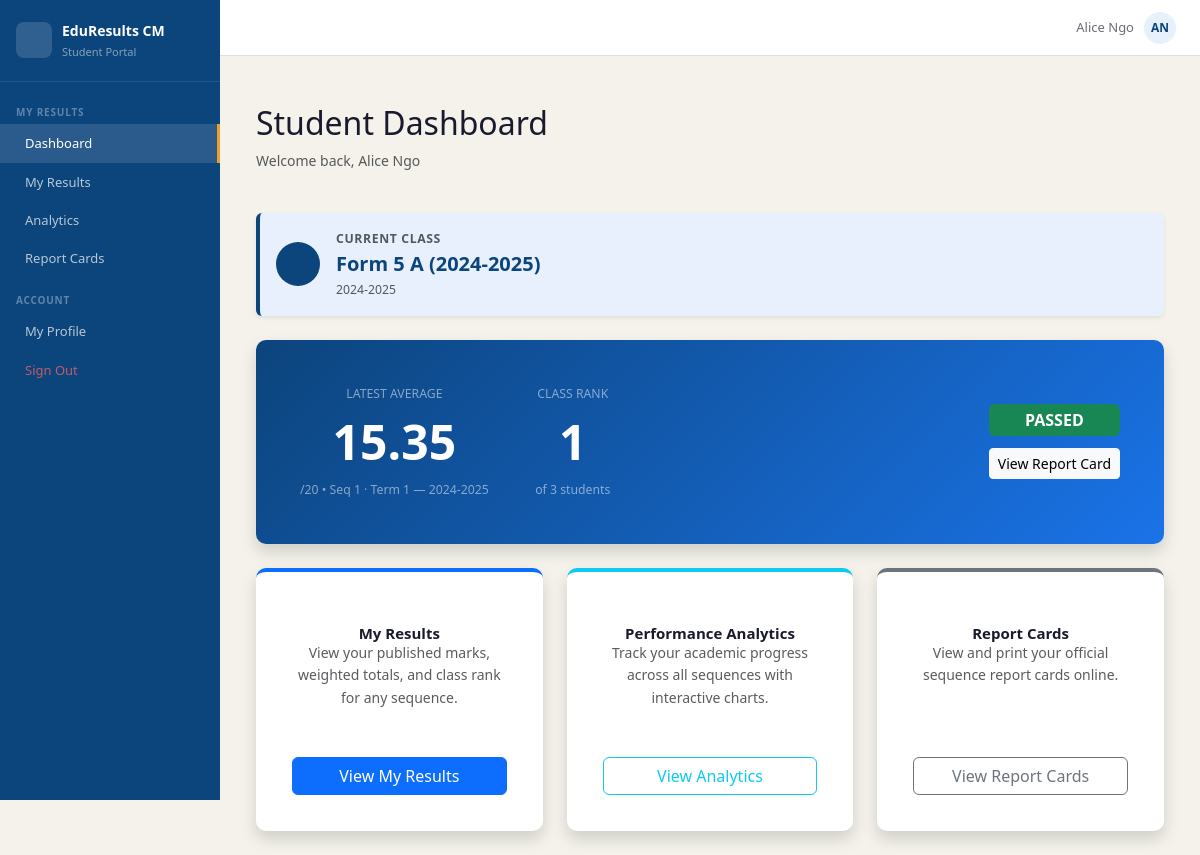
The page /accounts/dashboard/ (signed in) on the database its author committed.
### accounts/models.py (models this page shows, shortened)
class User(AbstractUser):
    ROLE_CHOICES = [
        ('admin',   'Administrator'),
        ('teacher', 'Teacher'),
        ('student', 'Student'),
        ('parent',  'Parent'),
    ]
    role = models.CharField(max_length=10, choices=ROLE_CHOICES, default='student')
    def is_admin(self):   return self.role == 'admin'
    def is_teacher(self): return self.role == 'teacher'
    def is_student(self): return self.role == 'student'

### school/models.py (models this page shows, shortened)
class Enrollment(models.Model):
    student       = models.ForeignKey(Student, on_delete=models.CASCADE,
                                      related_name='enrollments')
    class_group   = models.ForeignKey(Class, on_delete=models.CASCADE,
                                      related_name='enrollments')
    academic_year = models.ForeignKey(AcademicYear, on_delete=models.CASCADE)
    class Meta:
        unique_together = ['student', 'academic_year']

class Class(models.Model):
    academic_year = models.ForeignKey(AcademicYear, on_delete=models.CASCADE,
                                      related_name='classes')
    level         = models.CharField(max_length=20, choices=CLASS_LEVELS)
    suffix        = models.CharField(max_length=3, blank=True)   # e.g. "A", "B"
    class_teacher = models.ForeignKey(Teacher, null=True, blank=True,
                                      on_delete=models.SET_NULL,
                                      related_name='class_teacher_of')
    def __str__(self):
        return f"{self.level}{' ' + self.suffix if self.suffix else ''} ({self.academic_year})"
    class Meta:
        ordering = ['academic_year', 'level', 'suffix']
        verbose_name_plural = 'Classes'

class AcademicYear(models.Model):
    label      = models.CharField(max_length=20)        # e.g. "2024-2025"
    start_date = models.DateField()
    end_date   = models.DateField()
    is_active  = models.BooleanField(default=False)
    def __str__(self):
        return self.label
    class Meta:
        ordering = ['-start_date']

class Sequence(models.Model):
    SEQ_CHOICES = [('1', 'Sequence 1'), ('2', 'Sequence 2')]
    term         = models.ForeignKey(Term, on_delete=models.CASCADE,
                                     related_name='sequences')
    name         = models.CharField(max_length=1, choices=SEQ_CHOICES)
    is_published = models.BooleanField(default=False)
    def __str__(self):
        return f"Seq {self.name} · {self.term}"
    class Meta:
        ordering = ['term', 'name']
        unique_together = ['term', 'name']

class Term(models.Model):
    TERM_CHOICES = [('1', 'Term 1'), ('2', 'Term 2'), ('3', 'Term 3')]
    academic_year = models.ForeignKey(AcademicYear, on_delete=models.CASCADE,
                                      related_name='terms')
    name          = models.CharField(max_length=1, choices=TERM_CHOICES)
    def __str__(self):
        return f"Term {self.name} — {self.academic_year}"
    class Meta:
        ordering = ['academic_year', 'name']
        unique_together = ['academic_year', 'name']

### accounts/views.py (the view, shortened to what this page needs)
# urls.py: path('dashboard/',          views.dashboard,               name='dashboard'),
@login_required
@role_required('admin', 'teacher', 'student', 'parent')
def dashboard(request):
    user = request.user
    if user.is_student():
        from school.models import Sequence, Enrollment, AcademicYear
        from marks.services import compute_sequence_average, get_student_rank
        student = user.student_profile
        latest_seq = Sequence.objects.filter(is_published=True).order_by('-id').first()
        latest_avg = latest_rank = latest_total = None
        active_year = AcademicYear.objects.filter(is_active=True).first()
        current_enrollment = Enrollment.objects.filter(
            student=student, academic_year=active_year
        ).select_related('class_group').first() if active_year else None
        if latest_seq:
            latest_avg, _, _, _ = compute_sequence_average(student, latest_seq)
            enrollment = Enrollment.objects.filter(student=student, academic_year=latest_seq.term.academic_year).first()
            if enrollment and latest_avg is not None:
                latest_rank, latest_total = get_student_rank(student, enrollment.class_group, latest_seq)
        return render(request, 'accounts/dashboard_student.html', {
            'student': student,
            'latest_seq': latest_seq,
            'latest_avg': latest_avg,
            'latest_rank': latest_rank,
            'latest_total': latest_total,
            'current_enrollment': current_enrollment,
        })

### templates/accounts/dashboard_student.html (shortened to what this page needs)
{% extends 'base.html' %}
{% block nav_s_dashboard %}active{% endblock %}
{% block content %}
<div class="container mt-4">
    <div class="row mb-4 align-items-center">
        <div class="col">
            <h2>Student Dashboard</h2>
            <p class="text-muted">Welcome back, {{ request.user.get_full_name|default:request.user.username }}</p>
        </div>
    </div>
    {% if current_enrollment %}
    <div class="alert border-0 shadow-sm mb-4 d-flex align-items-center gap-3" style="background:#e8f0fe;border-left:4px solid #0C447C !important;">
        <div class="rounded-circle d-flex align-items-center justify-content-center flex-shrink-0" style="width:44px;height:44px;background:#0C447C;">
        </div>
        <div>
            <div class="text-muted small text-uppercase fw-semibold" style="letter-spacing:.05em;">Current Class</div>
            <div class="fw-bold fs-5" style="color:#0C447C;">{{ current_enrollment.class_group }}</div>
            <div class="text-muted small">{{ current_enrollment.class_group.academic_year.label }}</div>
        </div>
    </div>
    {% endif %}
    {% if latest_seq and latest_avg is not None %}
    <div class="card border-0 shadow mb-4" style="background:linear-gradient(135deg,#0C447C,#1a73e8); color:#fff;">
        <div class="card-body d-flex flex-wrap align-items-center gap-4 py-4 px-4">
            <div class="text-center" style="min-width:120px;">
                <div class="text-white-50 small text-uppercase">Latest Average</div>
                <div class="fw-bold" style="font-size:3rem;">{{ latest_avg|floatformat:2 }}</div>
                <div class="text-white-50 small">/20 &bull; {{ latest_seq }}</div>
            </div>
            {% if latest_rank %}
            <div class="text-center" style="min-width:120px;">
                <div class="text-white-50 small text-uppercase">Class Rank</div>
                <div class="fw-bold" style="font-size:3rem;">{{ latest_rank }}</div>
                <div class="text-white-50 small">of {{ latest_total }} students</div>
            </div>
            {% endif %}
            <div class="ms-auto d-flex flex-column gap-2">
                {% if latest_avg >= 10 %}
                    <span class="badge bg-success fs-6 py-2 px-3"> PASSED</span>
                {% else %}
                    <span class="badge bg-danger fs-6 py-2 px-3"><i class="ti ti-circle-x"></i> FAILED</span>
                {% endif %}
                <a href="{% url 'reports:online_report_card_self' latest_seq.id %}" class="btn btn-sm btn-light mt-1">
                     View Report Card
                </a>
            </div>
        </div>
    </div>
    {% endif %}
    <div class="row g-4">
        <div class="col-md-4">
            <div class="card shadow h-100 border-0 border-top border-primary border-4">
                <div class="card-body text-center d-flex flex-column">
                    <h5 class="card-title">My Results</h5>
                    <p class="card-text text-muted flex-grow-1">View your published marks, weighted totals, and class rank for any sequence.</p>
                    <a href="{% url 'marks:student_results' %}" class="btn btn-primary mt-3">View My Results</a>
                </div>
            </div>
        </div>
        <div class="col-md-4">
            <div class="card shadow h-100 border-0 border-top border-info border-4">
                <div class="card-body text-center d-flex flex-column">
                    <h5 class="card-title">Performance Analytics</h5>
                    <p class="card-text text-muted flex-grow-1">Track your academic progress across all sequences with interactive charts.</p>
                    <a href="{% url 'marks:student_analytics' %}" class="btn btn-outline-info mt-3">View Analytics</a>
                </div>
            </div>
        </div>
        <div class="col-md-4">
            <div class="card shadow h-100 border-0 border-top border-secondary border-4">
                <div class="card-body text-center d-flex flex-column">
                    <h5 class="card-title">Report Cards</h5>
                    <p class="card-text text-muted flex-grow-1">View and print your official sequence report cards online.</p>
                    <a href="{% url 'reports:student_report_cards' %}" class="btn btn-outline-secondary mt-3">View Report Cards</a>
                </div>
            </div>
        </div>
    </div>
</div>
{% endblock %}

### templates/base.html (shortened to what this page needs)
{% load static %}
<!DOCTYPE html>
<html lang="en">
<head>
  <link href="https://cdn.jsdelivr.net/npm/bootstrap@5.3.3/dist/css/bootstrap.min.css" rel="stylesheet">
  <link href="https://cdn.jsdelivr.net/npm/@tabler/icons-webfont@3.19.0/tabler-icons.min.css" rel="stylesheet">
  <link href="{% static 'css/main.css' %}" rel="stylesheet">
</head>
<body>
{% if user.is_authenticated %}
<div class="app-layout">
  <aside class="sidebar" id="sidebar">
    <div class="sidebar-logo">
      <div class="sidebar-logo-icon"></div>
      <div>
        <div class="sidebar-app-name">EduResults CM</div>
        <div class="sidebar-role">
          {% if user.is_admin %}Administrator
          {% elif user.is_teacher %}Teacher Portal
          {% elif user.is_student %}Student Portal
          {% elif user.is_parent %}Parent Portal
          {% endif %}
        </div>
      </div>
    </div>
    <nav class="sidebar-nav">
      {% if user.is_admin %}
      <div class="nav-section">Overview</div>
      <a href="{% url 'accounts:dashboard' %}" class="nav-item {% block nav_dashboard %}{% endblock %}">
        <i class="ti ti-layout-dashboard"></i> Dashboard
      </a>
      <div class="nav-section">People</div>
      <a href="{% url 'accounts:manage_students' %}" class="nav-item {% block nav_students %}{% endblock %}">
        <i class="ti ti-users"></i> Students
      </a>
      <a href="{% url 'accounts:manage_teachers' %}" class="nav-item {% block nav_teachers %}{% endblock %}">
        <i class="ti ti-chalkboard"></i> Teachers
      </a>
      <a href="{% url 'accounts:manage_parents' %}" class="nav-item {% block nav_parents %}{% endblock %}">
        <i class="ti ti-heart-handshake"></i> Parents
      </a>
      <div class="nav-section">School</div>
      <a href="{% url 'school:structure' %}" class="nav-item {% block nav_structure %}{% endblock %}">
        <i class="ti ti-settings"></i> School Structure
      </a>
      <div class="nav-section">Results</div>
      <a href="{% url 'school:publish_sequence' %}" class="nav-item {% block nav_marks %}{% endblock %}">
        <i class="ti ti-broadcast"></i> Publish Results
      </a>
      <a href="{% url 'reports:analytics' %}" class="nav-item {% block nav_analytics %}{% endblock %}">
        <i class="ti ti-chart-bar"></i> Analytics
      </a>
      <a href="{% url 'reports:admin_hub' %}" class="nav-item {% block nav_reports %}{% endblock %}">
        <i class="ti ti-file-download"></i> Report Cards
      </a>
      {% elif user.is_student %}
      <div class="nav-section">My Results</div>
      <a href="{% url 'accounts:dashboard' %}" class="nav-item {% block nav_s_dashboard %}{% endblock %}">
         Dashboard
      </a>
      <a href="{% url 'marks:student_results' %}" class="nav-item {% block nav_s_results %}{% endblock %}">
         My Results
      </a>
      <a href="{% url 'marks:student_analytics' %}" class="nav-item {% block nav_s_analytics %}{% endblock %}">
         Analytics
      </a>
      <a href="{% url 'reports:student_report_cards' %}" class="nav-item {% block nav_s_reports %}{% endblock %}">
         Report Cards
      </a>
      {% endif %}
      <div class="nav-section">Account</div>
      <a href="{% url 'accounts:password_change' %}" class="nav-item {% block nav_profile %}{% endblock %}">
         My Profile
      </a>
      <a href="{% url 'accounts:logout' %}" class="nav-item nav-item-danger">
         Sign Out
      </a>
    </nav>
  </aside>
  <div class="main-wrapper">
    <header class="topbar">
      <div class="topbar-user">
        <span class="topbar-name">{{ user.get_full_name|default:user.username }}</span>
        <div class="topbar-avatar">{{ user.first_name|first|upper }}{{ user.last_name|first|upper }}</div>
      </div>
    </header>
    <main class="main-content">
      {% block content %}{% endblock %}
    </main>
  </div>
</div>
{% else %}
  {% block auth_content %}{% endblock %}
{% endif %}
</body>
</html>

### rows shown on the page
User: get_full_name "Alice Ngo", first_name|first "A", last_name|first "N", user.get_full_name "Alice Ngo"
Enrollment: class_group "Form 5 A (2024-2025)", class_group.academic_year.label "2024-2025"
Sequence: name+term "Seq 1 · Term 1 — 2024-2025"

### other values the page prints
{{ latest_avg|floatformat:2 }} "15.35"
{{ latest_rank }} "1"
{{ latest_total }} "3"
